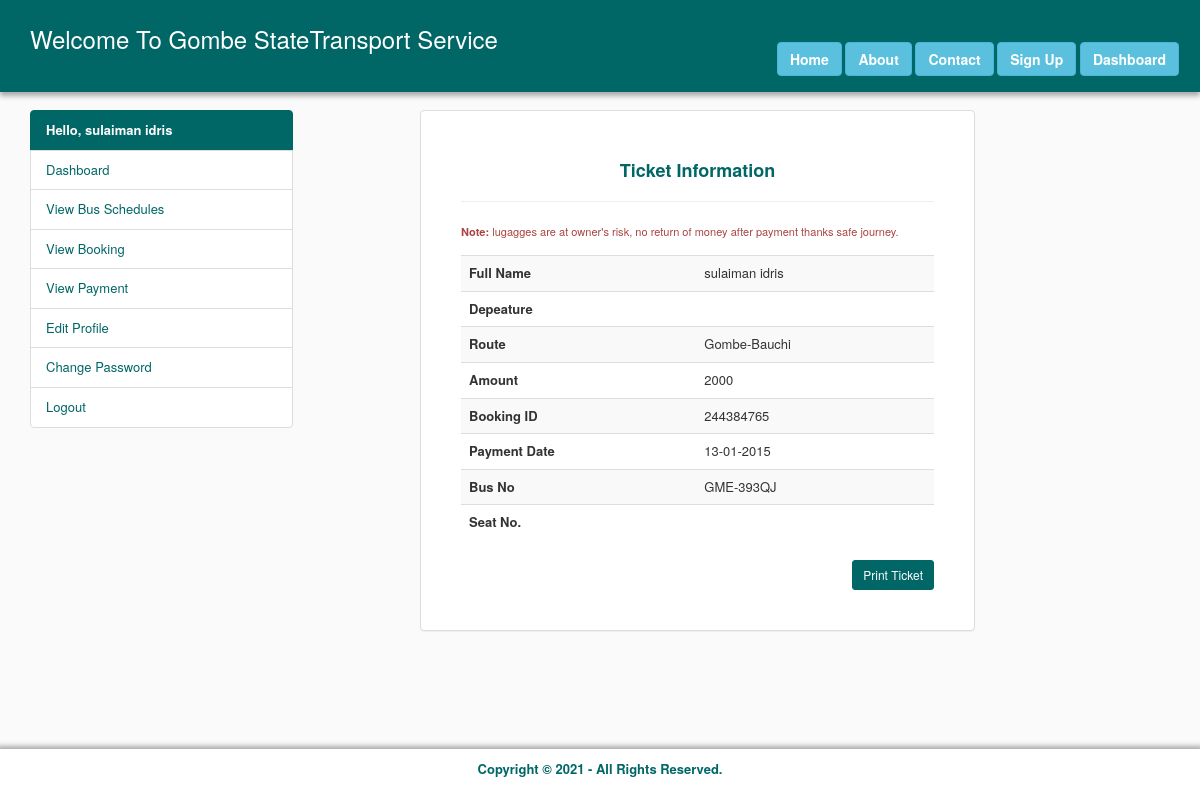
Screenshot of /payment_slip.php (signed in) with the database file from the repository.
### tables this page shows
CREATE TABLE `users` (
  `id` int(11) NOT NULL,
  `fname` varchar(200) NOT NULL,
  `lname` varchar(200) NOT NULL,
  `email` varchar(200) NOT NULL,
  `phone` varchar(200) NOT NULL,
  `password` varchar(200) NOT NULL,
  `status` enum('0','1') NOT NULL
);

CREATE TABLE `payment_booking` (
  `id` int(11) NOT NULL,
  `fname` varchar(200) NOT NULL,
  `lname` varchar(200) NOT NULL,
  `email` varchar(200) NOT NULL,
  `booking_id` varchar(200) NOT NULL,
  `bus_no` varchar(200) NOT NULL,
  `route` varchar(200) NOT NULL,
  `cname` varchar(200) NOT NULL,
  `cnumber` varchar(200) NOT NULL,
  `ccv` varchar(200) NOT NULL,
  `amount` varchar(200) NOT NULL,
  `ctype` varchar(191) NOT NULL,
  `bname` varchar(191) NOT NULL,
  `payment_date` varchar(200) NOT NULL,
  `payment_id` varchar(200) NOT NULL,
  `status` enum('0','1') NOT NULL
);

### payment_slip.php (the view, shortened to what this page needs)
<?php
	require 'config/conn.php';
	$loadBook = mysqli_query($isah, "SELECT * FROM user_booking WHERE booking_id='".$_SESSION['bid']."'");
	$bookRow = mysqli_fetch_array($loadBook);
	$loadPay = mysqli_query($isah, "SELECT * FROM payment_booking WHERE email='".$_SESSION['email']."'");
	$PayRow = mysqli_fetch_array($loadPay);
?>
<!DOCTYPE html>
<html>
<head>
	<link rel="stylesheet" type="text/css" href="css/bootstrap.min.css">
	<link rel="stylesheet" type="text/css" href="css/style.css">
</head>
<body>
	<?php require 'config/header.php'; ?>
	<div class="container" style="margin-top: 110px">
		<div class="row">
			<?php require 'config/sidebar.php'; ?>
			<div class="col-md-6 col-md-offset-1">
				<div class="panel panel-default">
				  <div class="panel-body" style="padding: 40px">
				  	<form method="POST" action="">
				  		<div class="form-group">
				  			<h4 class="text-center"><b>Ticket Information</b></h4> <hr>
				  		</div>
						<div class="form-group">
				  			<small class="text-danger"><b>Note:</b> lugagges are at owner's risk, no return of money after payment thanks safe journey.</small>
				  		</div>
				  		<table class="table table-striped">
						    <tbody>
						      <tr>
						        <td><b>Full Name</b></td>
						        <td><?php echo $PayRow['fname']." ".$PayRow['lname']; ?></td>
						      </tr>
						      <tr>
						        <td><b>Depeature</b></td>
						        <td><?php echo $bookRow['depeature']; ?></td>
						      </tr>
						      <tr>
						        <td><b>Route</b></td>
						        <td><?php echo $PayRow['route']; ?></td>
						      </tr>
						      <tr>
						        <td><b>Amount</b></td>
						        <td><?php echo $PayRow['amount']; ?></td>
						      </tr>
						      <tr>
						        <td><b>Booking ID</b></td>
						        <td><?php echo $PayRow['booking_id']; ?></td>
						      </tr>
						      <tr>
						        <td><b>Payment Date</b></td>
						        <td><?php echo $PayRow['payment_date']; ?></td>
						      </tr>
						      <tr>
						        <td><b>Bus No</b></td>
						        <td><?php echo $PayRow['bus_no']; ?></td>
						      </tr>
						      <tr>
						        <td><b>Seat No.</b></td>
						        <td><?php echo $bookRow['seat_no']; ?></td>
						      </tr>
						    </tbody>
						  </table>
						  <div class="form-group">
						  	<a href="print_slip.php" class="btn btn-default btn-sm pull-right" target="_blank">Print Ticket</a>
						  </div>
				  	</form>
				  </div>
				</div>
			</div>
		</div>
	</div>
	<?php require 'config/footer.php'; ?>
</body>
</html>

### config/sidebar.php
<?php
	$User = mysqli_query($isah, "SELECT * FROM users WHERE (email='".$_SESSION['email']."' OR phone='".$_SESSION['email']."') ");
	$viewUser = mysqli_fetch_array($User);
?>
<div class="col-md-3">
				<div class="list-group">
				  <a href="#" class="list-group-item disabled"><b>Hello, <?php echo $viewUser['fname']." ".$viewUser['lname']; ?> </b></a>
				  <a href="dashboard.php" class="list-group-item">Dashboard </a>
				  <a href="bus_schedules.php" class="list-group-item">View Bus Schedules</a>
				  <a href="view_booking.php" class="list-group-item">View Booking</a>
				  <a href="view_payment.php" class="list-group-item">View Payment</a>
				  <a href="view_profile.php" class="list-group-item">Edit Profile </a>
				  <a href="change_password.php" class="list-group-item">Change Password</a>
				  <a href="logout.php" class="list-group-item">Logout</a>
				</div>
			</div>

### css/style.css (style rules this page uses)
body { font-size: 13px; background-color: #fafafa; }
.panel-default h4 { color: #006666; font-weight: bolder; }
.btn-default { background-color: #006666; border: 1px solid #006666; color: #ffffff; }
.list-group-item.disabled, .list-group-item.disabled:focus, .list-group-item.disabled:hover { background-color: #006666; border: 1px solid #006666; color: #ffffff; }
a.list-group-item, button.list-group-item { color: #006666; }

### rows the page displays
users: fname "sulaiman", lname "idris"
payment_booking: fname "sulaiman", lname "idris", route "Gombe-Bauchi", amount "2000", booking "244384765", payment_date "13-01-2015", bus_no "GME-393QJ"
